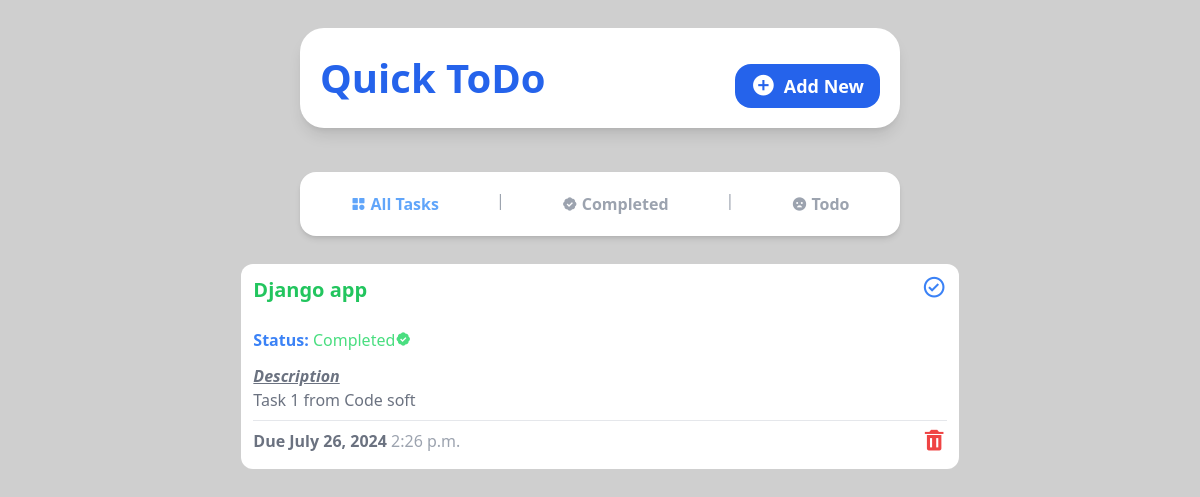
The app's page /task_details/6/ with its own data.
### app/models.py (models this page shows, shortened)
class AddTask(models.Model):
    task_name = models.CharField(max_length=150)
    description = models.TextField(null=True,blank=True)
    duedate = models.DateField()
    duetime = models.TimeField()
    completed = models.BooleanField(default = False)

### app/views.py (the view)
# urls.py: path('task_details/<int:pk>/',views.task_details,name = 'task_details'),
def task_details(request,pk):
    tasks = AddTask.objects.get(pk = pk)
    return render(request,'app/task_detail.html',{'tasks':tasks})

### app/templates/app/task_detail.html
{% include 'app/base.html' %}
{% include 'app/home_nav.html' %}
{% block content %}
    <section class="flex flex-1 flex-wrap justify-center gap-3 bg-[#fff0] w-10/12 md:w-11/12 h-full mb-3 rounded-2xl p-3 overflow-y-auto scrollbar-hide">
      <div class="w-full md:w-4/6 flex flex-col bg-white h-fit rounded-xl p-3">
        <div class="flex flex-row justify-between">
          <div>
            <h1 class="text-green-500 font-semibold text-xl">
              {{tasks.task_name}}
            </h1>
            <br />
            <h2 class="text-blue-500 font-bold">
              Status:
              {% if tasks.completed %}
              <span class="font-medium text-green-400">Completed<i class="bx bxs-badge-check"></i></span>
              {% else %}
              <span class="font-medium text-red-400">Not Completed<i class="bx bxs-x-circle"></i></span>
              {% endif %}
            </h2>
            <h2 class="text-gray-500 font-bold italic underline mt-3">
              Description
            </h2>
            <p class="text-gray-500 text-md">
              {{tasks.description}}
            </p>
          </div>
          <a href="">
            <i class="bx bx-check-circle bx-sm text-blue-500"></i>
          </a>
        </div>
        <hr class="border-t border-gray-200 my-2" />
        <div class="flex flex-row justify-between">
          <h2 class="text-gray-500 font-bold">
            Due {{tasks.duedate}} <span class="font-medium text-gray-400">{{tasks.duetime}}</span>
          </h2>
          <a href="./delete.html">
            <i class="bx bxs-trash bx-sm text-red-500"></i>
          </a>
        </div>
      </div>
    </section>
{% endblock content %}

### app/static/app/css/style.css (style rules this page uses)
html { line-height: 1.5; -webkit-text-size-adjust: 100%; -moz-tab-size: 4; -o-tab-size: 4; tab-size: 4; font-family: ui-sans-serif, system-ui, -apple-system, BlinkMacSystemFont, "Segoe UI", Roboto, "Helvetica Neue", Arial, "Noto Sans", sans-serif, "Apple Color Emoji", "Segoe UI Emoji", "Segoe UI Symbol", "Noto Color Emoji"; font-feature-settings: normal; font-variation-settings: normal; }
body { margin: 0; line-height: inherit; }
hr { height: 0; color: inherit; border-top-width: 1px; }
h1, h2, h3, h4, h5, h6 { font-size: inherit; font-weight: inherit; }
a { color: inherit; text-decoration: inherit; }
blockquote, dl, dd, h1, h2, h3, h4, h5, h6, hr, figure, p, pre { margin: 0; }
.my-2 { margin-top: 0.5rem; margin-bottom: 0.5rem; }
.mb-3 { margin-bottom: 0.75rem; }
.mt-3 { margin-top: 0.75rem; }
.flex { display: flex; }
.h-fit { height: -moz-fit-content; height: fit-content; }
.h-full { height: 100%; }
.h-screen { height: 100vh; }
.w-10\/12 { width: 83.333333%; }
.w-full { width: 100%; }
.flex-1 { flex: 1 1 0%; }
.flex-row { flex-direction: row; }
.flex-col { flex-direction: column; }
.flex-wrap { flex-wrap: wrap; }
.items-center { align-items: center; }
.justify-center { justify-content: center; }
.justify-between { justify-content: space-between; }
.gap-3 { gap: 0.75rem; }
.gap-4 { gap: 1rem; }
.overflow-y-auto { overflow-y: auto; }
.rounded-2xl { border-radius: 1rem; }
.rounded-xl { border-radius: 0.75rem; }
.border-t { border-top-width: 1px; }
.border-gray-200 { --tw-border-opacity: 1; border-color: rgb(229 231 235 / var(--tw-border-opacity)); }
.bg-\[\#cfcfcf\] { --tw-bg-opacity: 1; background-color: rgb(207 207 207 / var(--tw-bg-opacity)); }
.bg-\[\#fff0\] { background-color: #fff0; }
.bg-white { --tw-bg-opacity: 1; background-color: rgb(255 255 255 / var(--tw-bg-opacity)); }
.p-3 { padding: 0.75rem; }
.text-xl { font-size: 1.25rem; line-height: 1.75rem; }
.font-bold { font-weight: 700; }
.font-medium { font-weight: 500; }
.font-semibold { font-weight: 600; }
.italic { font-style: italic; }
.text-blue-500 { --tw-text-opacity: 1; color: rgb(59 130 246 / var(--tw-text-opacity)); }
.text-gray-400 { --tw-text-opacity: 1; color: rgb(156 163 175 / var(--tw-text-opacity)); }
.text-gray-500 { --tw-text-opacity: 1; color: rgb(107 114 128 / var(--tw-text-opacity)); }
.text-green-400 { --tw-text-opacity: 1; color: rgb(74 222 128 / var(--tw-text-opacity)); }
.text-green-500 { --tw-text-opacity: 1; color: rgb(34 197 94 / var(--tw-text-opacity)); }
.text-red-500 { --tw-text-opacity: 1; color: rgb(239 68 68 / var(--tw-text-opacity)); }
.underline { text-decoration-line: underline; }
@media (min-width: 768px) { .md\:w-11\/12 { width: 91.666667%; } }
@media (min-width: 768px) { .md\:w-4\/6 { width: 66.666667%; } }

### records on screen
AddTask: task_name "Django app", description "Task 1 from Code soft", duedate "July 26, 2024", duetime "2:26 p.m."
